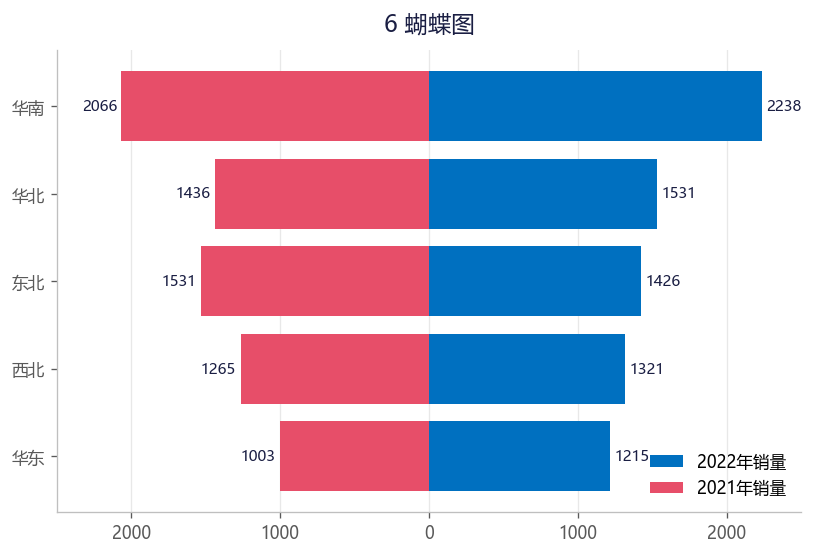

The script that saved this image:
# -*- coding: utf-8 -*-
"""
图表 06：蝴蝶图
复现《Excel数据可视化-从图表到数据大屏》第二章
运行: python 06_蝴蝶图.py  ->  生成 06_蝴蝶图.png
"""
import os, math
import numpy as np
import matplotlib
matplotlib.use('Agg')
import matplotlib.pyplot as plt
from matplotlib.patches import FancyBboxPatch, Circle, Wedge, PathPatch
from matplotlib.path import Path
import matplotlib.colors as mcolors

plt.rcParams['font.sans-serif'] = ['Microsoft YaHei', 'SimHei', 'DejaVu Sans']
plt.rcParams['axes.unicode_minus'] = False
plt.rcParams['figure.dpi'] = 120

BASE = r"c:\Users\DENG_影\Desktop\作业\数据可视化\《Excel数据可视化 - 从图表到数据大屏》-清华-郭宏远"
OUT = os.path.join(BASE, "python复现图表")
os.makedirs(OUT, exist_ok=True)

# 配色
C_BLUE   = '#0070C0'
C_BLUE_L = '#00B0F0'
C_BLUE_M = '#82ADD7'
C_DARK   = '#1A1E43'
C_ORANGE = '#FFC000'
C_RED    = '#E74E69'
C_OR     = '#E66B4C'
C_PURPLE = '#7030A0'
C_GREEN  = '#49A098'
C_TEAL   = '#4A5BD1'
C_INDIGO = '#464CAC'
C_CYAN   = '#7BBDD5'
C_SKY    = '#0097E0'

def save(fig, name):
    path = os.path.join(OUT, name)
    fig.savefig(path, bbox_inches='tight', facecolor='white')
    plt.close(fig)
    print("saved:", name)

def gradient_bars(ax, x, h, w, c_top, c_bot):
    """垂直渐变填充柱形"""
    cmap = mcolors.LinearSegmentedColormap.from_list('g', [c_bot, c_top])
    for xi, hi in zip(x, h):
        if hi <= 0:
            continue
        grad = np.linspace(0, 1, 256).reshape(-1, 1)
        ax.imshow(grad, extent=[xi - w/2, xi + w/2, 0, hi],
                  aspect='auto', cmap=cmap, zorder=2)
    ax.set_ylim(bottom=0)

def style_ax(ax):
    ax.spines['top'].set_visible(False)
    ax.spines['right'].set_visible(False)
    ax.spines['left'].set_color('#BFBFBF')
    ax.spines['bottom'].set_color('#BFBFBF')
    ax.tick_params(colors='#595959')

def catmull(x, y, n=30):
    """Catmull-Rom 平滑曲线"""
    pts = list(zip(x, y))
    pts = [pts[0]] + pts + [pts[-1]]
    xs, ys = [], []
    for i in range(len(pts) - 3):
        p0, p1, p2, p3 = pts[i], pts[i+1], pts[i+2], pts[i+3]
        for t in np.linspace(0, 1, n):
            t2, t3 = t*t, t*t*t
            X = 0.5*((2*p1[0]) + (-p0[0]+p2[0])*t +
                     (2*p0[0]-5*p1[0]+4*p2[0]-p3[0])*t2 +
                     (-p0[0]+3*p1[0]-3*p2[0]+p3[0])*t3)
            Y = 0.5*((2*p1[1]) + (-p0[1]+p2[1])*t +
                     (2*p0[1]-5*p1[1]+4*p2[1]-p3[1])*t2 +
                     (-p0[1]+3*p1[1]-3*p2[1]+p3[1])*t3)
            xs.append(X); ys.append(Y)
    return xs, ys

# ============ 6 蝴蝶图 ============
def fig06():
    area = ['华东','西北','东北','华北','华南']
    y2022 = [1215,1321,1426,1531,2238]
    y2021 = [1003,1265,1531,1436,2066]
    fig, ax = plt.subplots(figsize=(8,5))
    y = np.arange(len(area))
    ax.barh(y, y2022, color=C_BLUE, label='2022年销量', zorder=3)
    ax.barh(y, [-v for v in y2021], color=C_RED, label='2021年销量', zorder=3)
    for yi, v in zip(y, y2022):
        ax.text(v+30, yi, str(v), va='center', fontsize=9, color=C_DARK)
    for yi, v in zip(y, y2021):
        ax.text(-v-30, yi, str(v), va='center', ha='right', fontsize=9, color=C_DARK)
    ax.set_yticks(y); ax.set_yticklabels(area)
    ax.set_xlim(-2500, 2500)
    ax.set_xticks([-2000,-1000,0,1000,2000])
    ax.set_xticklabels(['2000','1000','0','1000','2000'])
    ax.set_title('6 蝴蝶图', fontsize=14, color=C_DARK, pad=12)
    style_ax(ax)
    ax.legend(frameon=False, loc='lower right')
    ax.xaxis.grid(True, color='#E8E8E8', zorder=0)
    save(fig, '06_蝴蝶图.png')

if __name__ == '__main__':
    fig06()
